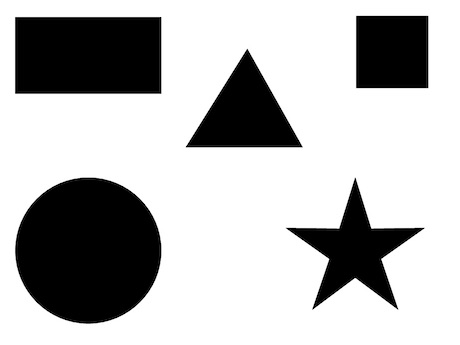
#> input picture img/5shapes.jpg, 460 x 345 px
$ python 717_workshop_5shapes.py
#> lines starting #> are read from the running program, lines starting #| are printed output that depends on the picture; after the words box and inside, x2 and y2 are one past the last pixel; in counts of white or black regions, pixels touching at a corner belong together
import cv2
import numpy as np

img = cv2.imread('../img/5shapes.jpg')
#> img is the input picture: shape (345, 460, 3); min 0, max 255, mean 183.4
img2 = img.copy()
imgray = cv2.cvtColor(img, cv2.COLOR_BGR2GRAY)
ret, th = cv2.threshold(imgray, 127, 255, cv2.THRESH_BINARY_INV)
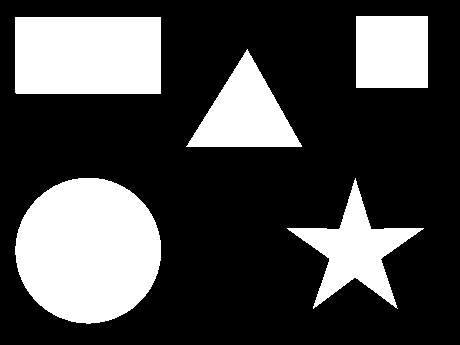
#> th: shape (345, 460); 28.1% white; 5 white regions

# find contour
contours, _ = cv2.findContours(th, cv2.RETR_EXTERNAL, cv2.CHAIN_APPROX_SIMPLE)[-2:]
#> contours = 5 contours; box (x1, y1, x2, y2) and area: (15, 178, 161, 324) 16485, (15, 17, 161, 94) 11020, (287, 178, 424, 309) 5586, (186, 49, 302, 147) 5560, (356, 16, 428, 88) 5041
for contour in contours:
    # 각 컨투어에 근사 컨투어로 단순화
    approx = cv2.approxPolyDP(contour, 0.01*cv2.arcLength(contour, True), True)
    # 꼭짓점의 개수
    vertices = len(approx)
    print("vertices: ", vertices)

    # center position
    mmt = cv2.moments(contour)
    cx, cy = int(mmt['m10']/mmt['m00']), int(mmt['m01']/mmt['m00'])

    name = "Unkown"
    if vertices == 3:   # 3 is a triangle
        name = "Trangle"
        color = (0,255,0)
    elif vertices == 4:
        x,y,w,h = cv2.boundingRect(contour)
        if abs(w-h) <= 3:
            name = 'Square'
            color = (0,125,125)
        else:
            name = 'Rectangle'
            color = (0,0,255)
    elif vertices == 10:
        name = 'Star'
        color = (255,255,0)
    elif vertices >= 15:
        name = 'Circle'
        color = (0,255,255)
    # Draw contour
    cv2.drawContours(img2, [contour], -1, color, -1)
    # Name
    cv2.putText(img2, name, (cx-50, cy), cv2.FONT_HERSHEY_COMPLEX_SMALL, 1, (100,100,100), 1)
#> this loop made 5 passes
#> (approx, vertices, cx, cy, name, x, y, w) on passes 4 to 5: ([[15, 17], [16, 93], [160, 93], [160, 17]], 4, 87, 54, 'Rectangle', 15, 17, 146), ([[356, 16], [356, 87], [427, 87], [427, 16]], 4, 391, 51, 'Square', 356, 16, 72)
#> (approx, vertices, cx, cy, name, color) on pass 3: ([[301, 145], [247, 49], [186, 146]], 3, 244, 113, 'Trangle', (0, 255, 0))
#| vertices:  10
#| vertices:  16
#| vertices:  3
#| vertices:  4
#| vertices:  4
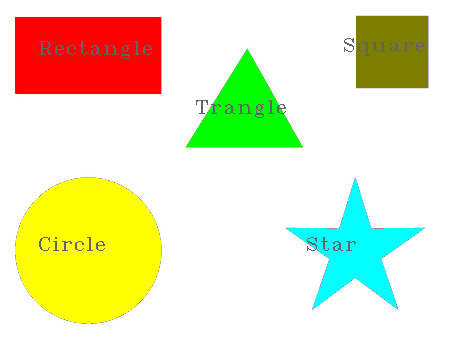
#> img2: shape (345, 460, 3); mean B, G, R 192.5, 231.6, 231.2

cv2.imshow('Input Shapes', img)
cv2.imshow('Recognizing Shapes', img2)
cv2.waitKey(0)
cv2.destroyAllWindows()
